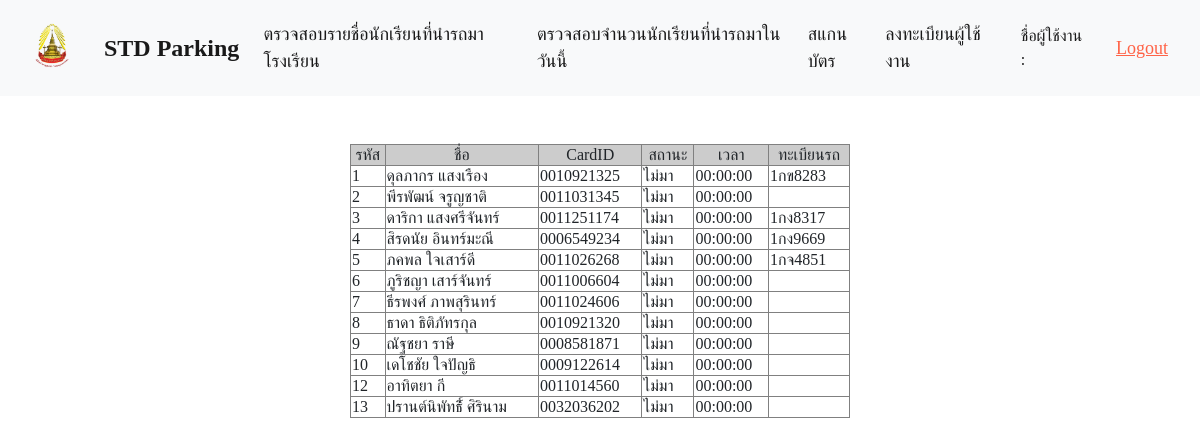
The app's page /shownamesd.php with its own data.
### tables this page shows
CREATE TABLE `sd` (
  `ID_SD` int(5) NOT NULL,
  `NAME_SD` varchar(50) NOT NULL,
  `CardID` varchar(20) NOT NULL,
  `Status` varchar(5) NOT NULL,
  `Time` varchar(10) NOT NULL,
  `License` varchar(8) NOT NULL
);

### shownamesd.php (the view, shortened to what this page needs)
<html>
<head>
</head>
<body>
<?php
include('connection.php');
	?>
<link rel="stylesheet" href="https://stackpath.bootstrapcdn.com/bootstrap/4.3.1/css/bootstrap.min.css">
<nav class="navbar navbar-expand-lg navbar-light bg-light">
<nav class="navbar navbar-light bg-light">
  <a class="navbar-brand" href="http://www.chiangkham.ac.th/">
    <img src="logockw.gif" width="40" height="50" class="d-inline-block align-top" alt="">
  </a>
</nav>
  <a class="navbar-brand" href="index2.php"><b><font face="Bangna new" size="+2">STD Parking</font></b></a>
  <div class="collapse navbar-collapse" id="navbarText">
    <ul class="navbar-nav">
      <li class="nav-item active">
        <a class="nav-link" href="shownamesd.php"><font face="Bangna new" size="+1">ตรวจสอบรายชื่อนักเรียนที่นำรถมาโรงเรียน </font><span class="sr-only">(current)</span></a>
      </li>
      <li class="nav-item active">
        <a class="nav-link" href="showsdtoday.php"><font face="Bangna new" size="+1">ตรวจสอบจำนวนนักเรียนที่นำรถมาในวันนี้ </font><span class="sr-only">(current)</span></a>
      </li>
      <li class="nav-item active">
        <a class="nav-link" href="scancard.php"><font face="Bangna new" size="+1">สแกนบัตร </font><span class="sr-only">(current)</span></a>
      </li>
            <li class="nav-item active">
        <a class="nav-link" href="regiscard.php"><font face="Bangna new" size="+1">ลงทะเบียนผู้ใช้งาน </font><span class="sr-only">(current)</span></a>
      </li>
    </ul>
    <li class="navbar-text">
      <a class="nav-link"><font face="Bangna new"><?php echo "ชื่อผู้ใช้งาน : " . $data['Name_admin']; ?></font></a>
    </li>
        <li class="navbar-text">
      <a class="nav-link" href="Logout.php"><font face="Bangna new" color="#FF6347" size="+1"><u>Logout</u></font></a>
    </li>
  </div>
</nav>
<br><br>
<div><font face="Bangna new" size="+1">
<?php
$query = "SELECT * FROM sd ORDER BY ID_SD asc" or die("Error:" . mysqli_error());
$result = mysqli_query($conn, $query);
echo "<table border='1' align='center' width='500'>";
echo "<tr align='center' bgcolor='#CCCCCC'><td>รหัส</td><td>ชื่อ</td><td>CardID</td><td>สถานะ</td><td>เวลา</td><td>ทะเบียนรถ</td>";
while($row = mysqli_fetch_array($result)) {
  echo "<tr align='center bgcolor='#CCCCCC'>";
  echo "<td>" .$row["ID_SD"] .  "</td> ";
  echo "<td>" .$row["NAME_SD"] .  "</td> ";
  echo "<td>" .$row["CardID"] .  "</td> ";
  echo "<td>" .$row["Status"] .  "</td> ";
  echo "<td>" .$row["Time"] .  "</td> ";
  echo "<td>" .$row["License"] . "</td>";
}
echo "</table>";
?>
</div>
</body>
</html>

### records on screen
sd: ID_SD "1", NAME_SD "ดุลภากร แสงเรือง", CardID "0010921325", Status "ไม่มา", Time "00:00:00", License "1กข8283"
sd: ID_SD "2", NAME_SD "พีรพัฒน์ จรูญชาติ", CardID "0011031345", Status "ไม่มา", Time "00:00:00"
sd: ID_SD "3", NAME_SD "ดาริกา แสงศรีจันทร์", CardID "0011251174", Status "ไม่มา", Time "00:00:00", License "1กง8317"
sd: ID_SD "4", NAME_SD "สิรดนัย อินทร์มะณี", CardID "0006549234", Status "ไม่มา", Time "00:00:00", License "1กง9669"
sd: ID_SD "5", NAME_SD "ภคพล ใจเสาร์ดี", CardID "0011026268", Status "ไม่มา", Time "00:00:00", License "1กจ4851"
sd: ID_SD "6", NAME_SD "ภูริชญา เสาร์จันทร์", CardID "0011006604", Status "ไม่มา", Time "00:00:00"
sd: ID_SD "7", NAME_SD "ธีรพงศ์ ภาพสุรินทร์", CardID "0011024606", Status "ไม่มา", Time "00:00:00"
sd: ID_SD "8", NAME_SD "ธาดา ธิติภัทรกุล", CardID "0010921320", Status "ไม่มา", Time "00:00:00"
sd: ID_SD "9", NAME_SD "ณัฐชยา ราษี", CardID "0008581871", Status "ไม่มา", Time "00:00:00"
sd: ID_SD "10", NAME_SD "เดโชชัย ใจปัญธิ", CardID "0009122614", Status "ไม่มา", Time "00:00:00"
sd: ID_SD "12", NAME_SD "อาทิตยา กี", CardID "0011014560", Status "ไม่มา", Time "00:00:00"
sd: ID_SD "13", NAME_SD "ปรานต์นิพัทธิ์์์ ศิรินาม", CardID "0032036202", Status "ไม่มา", Time "00:00:00"
